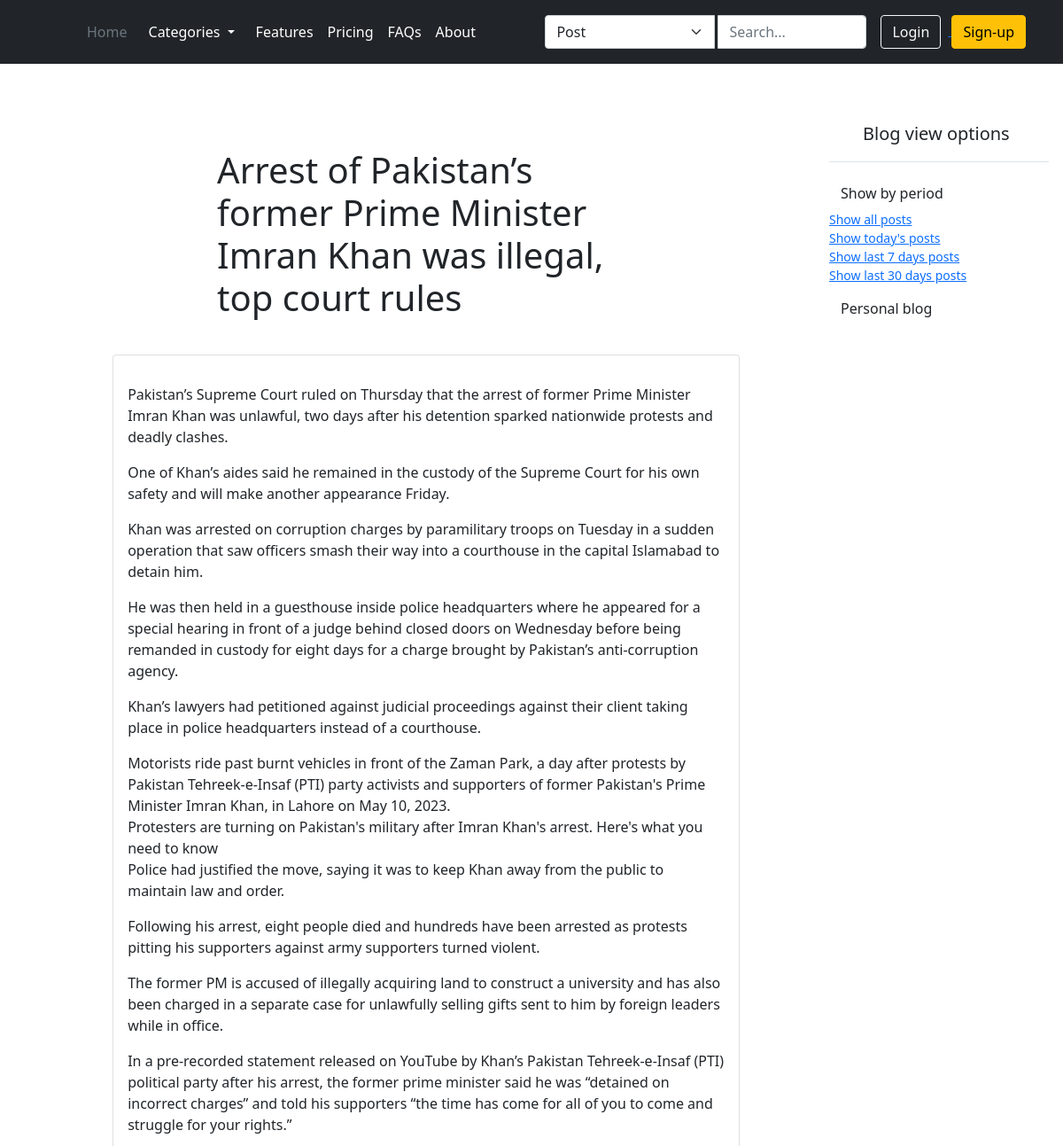
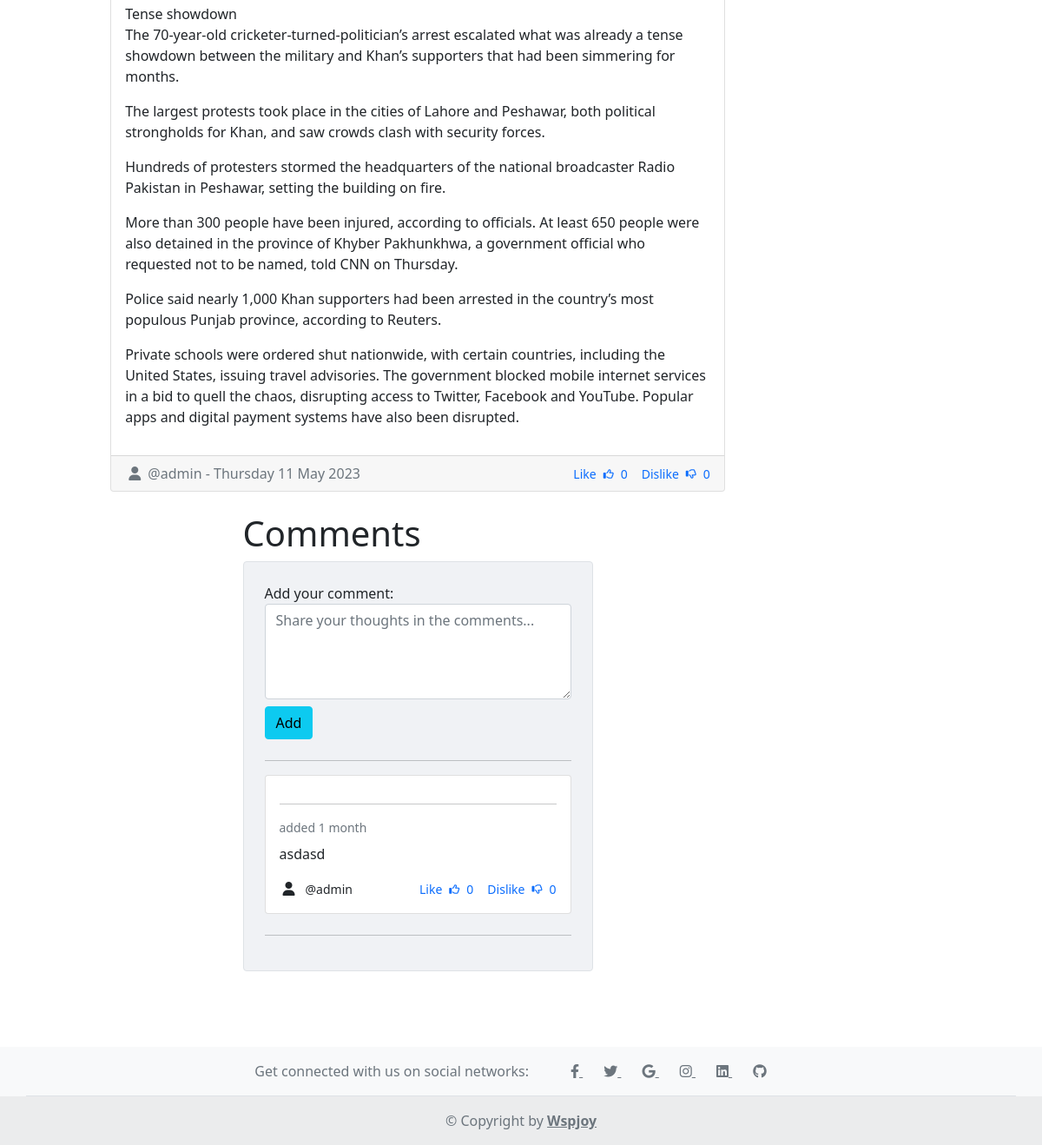
/2023/5/11/arrest-of-pakistans-former-prime-minister-imran-kh/, run on the app's committed database (2 pictures, top to bottom).
### blog/models.py (models this page shows, shortened)
class Post(models.Model):
    STATUS_CHOICES = (
        ('draft', 'Draft'),
        ('published', 'Published'),
    )
    title = models.CharField(max_length=200)
    slug = models.SlugField(unique_for_date='publish')
    author = models.ForeignKey(User,
                               on_delete=models.CASCADE,
                               related_name='posts')
    body = models.TextField(verbose_name='Content')
    publish = models.DateTimeField(default=timezone.localtime)
    created = models.DateTimeField(auto_now_add=True)
    updated = models.DateTimeField(auto_now=True)
    image_url = models.URLField(max_length=255)
    status = models.CharField(max_length=10,
                              choices=STATUS_CHOICES,
                              default='draft')
    category = models.ForeignKey(Category,
                                 on_delete=models.CASCADE,
                                 related_name='posts')
    objects = models.Manager()
    published = PostPublishedManager()
    class Meta:
        ordering = ('-publish', '-created')

class Comment(models.Model):
    post = models.ForeignKey(Post,
                             on_delete=models.CASCADE,
                             related_name='comments')
    author = models.ForeignKey(User,
                               on_delete=models.CASCADE,
                               related_name='post_comments')
    body = models.CharField(max_length=255)
    created = models.DateTimeField(auto_now_add=True)
    updated = models.DateTimeField(auto_now=True)
    active = models.BooleanField(default=True)
    class Meta:
        ordering = ('-updated', '-created')

### accounts/models.py (models this page shows)
class CustomUser(AbstractUser):
    username = models.CharField(max_length=30, unique=True)
    email = models.EmailField(unique=True, max_length=255)
    USERNAME_FIELD = 'email'
    REQUIRED_FIELDS = ['username', 'first_name', 'last_name']
    objects = CustomUserManager()
    def __str__(self):
        return self.username

### blog/views.py (the view)
# urls.py: path('<int:year>/<int:month>/<int:day>/<slug:post_slug>/', views.post_detail, name='post_detail'),
def post_detail(request, year, month, day, post_slug):
    post = get_object_or_404(Post,
                             slug=post_slug,
                             status='published',
                             publish__year=year,
                             publish__month=month,
                             publish__day=day)
    form = CommentForm()
    return render(request, 'blog/post/detail.html', {'post': post, 'form': form})

### blog/forms.py
class CommentForm(forms.ModelForm):
    class Meta:
        model = Comment
        fields = ('body',)
        widgets = {
            'body': forms.Textarea(attrs={'placeholder': 'Share your thoughts in the comments...',
                                          'class': 'form-control',
                                          'rows': 4})
        }
        labels = {
            'body': 'Add your comment'
        }

### blog/context_processors.py (called while the page is built)
def get_categories(request):
    categories = Category.objects.all()
    return {'categories': categories}

### blog/templatetags/blog_filters.py (called while the page is built)
@register.filter
def is_liked_by(instance, user):
    if user.is_authenticated:
        return instance.is_liked_by(user)
    return False

@register.filter
def is_disliked_by(instance, user):
    if user.is_authenticated:
        return instance.is_disliked_by(user)
    return False

### templates/blog/post/detail.html (shortened to what this page needs)
{% extends 'base/_base.html' %}
{% load blog_filters %}
{% load static %}
{% block content %}
<div class="row justify-content-center">
    <div class="col-lg-10">
        <div class="col-md-8 mx-auto mt-5">
            <h1 class="mb-4">{{ post.title }}</h1>
        </div>
      <div class="card mb-4">
        <div class="card-body">
          <p class="card-text">{{ post.body|linebreaks }}</p>
        </div>
        <div class="card-footer text-muted d-flex justify-content-between align-items-center">
          <p class="mb-0">
              <i class="fas fa-user mx-1"></i>
              @{{ post.author }}
            - {{ post.publish|date:"l d M Y" }}
          </p>
          <div class="d-flex align-items-center ml-auto" id="postFooter">
              <div class="d-flex flex-row align-items-center text-primary">
                {% if post|is_liked_by:request.user %}
                <p class="small mb-0">Unlike</p>
                <a href="{% url 'blog:post_like' post.id %}">
                  <i class="fa-solid fa-thumbs-up mx-2 fa-xs"></i>
                </a>
                {% else %}
                <p class="small mb-0">Like</p>
                <a href="{% url 'blog:post_like' post.id %}">
                  <i class="fa-regular fa-thumbs-up mx-2 fa-xs"></i>
                </a>
                {% endif %}
                <p class="small mb-0 me-3">{{ post.likes.count }}</p>
              </div>
              <div class="d-flex flex-row align-items-center text-primary">
                {% if post|is_disliked_by:request.user %}
                <p class="small mb-0">Undislike</p>
                <a href="{% url 'blog:post_dislike' post.id %}">
                  <i class="fa-solid fa-thumbs-down mx-2 fa-xs"></i>
                </a>
                {% else %}
                <p class="small mb-0">Dislike</p>
                <a href="{% url 'blog:post_dislike' post.id %}">
                  <i class="fa-regular fa-thumbs-down mx-2 fa-xs"></i>
                </a>
                {% endif %}
                <p class="small mb-0">{{ post.dislikes.count }}</p>
              </div>
          </div>
        </div>
    </div>
</div>
<div class="row d-flex justify-content-center">
  <div class="col-md-8 col-lg-6">
    <h1>Comments</h1>
    <div class="card shadow-0 border" style="background-color: #f0f2f5;">
      <div class="card-body p-4">
        <div class="form-outline mb-4" id="comments">
          <form method="post" action="{% url 'blog:add_comment' post.id %}">
              {{ form.body.label_tag }}
              {{ form.body }}
            <button type="submit" class="btn btn-info mt-2">Add</button>
          </form>
        </div>
        <hr>
        {% if post.comments.count %}
            {% for comment in post.comments.all %}
              {% include 'blog/comment/detail.html' %}
            {% endfor %}
        {% else %}
        <p>No comments yet</p>
        {% endif %}
        <hr>
      </div>
    </div>
  </div>
</div>
</div>
{% endblock content %}

### templates/base/_base.html (shortened to what this page needs)
{% load static %}
<!doctype html>
<html lang="en">
<head>
  <link href="https://cdn.jsdelivr.net/npm/bootstrap@5.0.2/dist/css/bootstrap.min.css" rel="stylesheet">
  <link rel="stylesheet" href="https://cdnjs.cloudflare.com/ajax/libs/font-awesome/6.4.0/css/all.min.css" />
  <link rel="stylesheet" type="text/css" href="{% static 'css/styles.css' %}">
</head>
<body>
{% include 'base/nav/_header.html' %}
{% include 'base/nav/_sidebar.html' %}
<div class="container mt-5">
  {% block content %}
  {% endblock content %}
</div>
{% include 'base/nav/_footer.html' %}
</body>
</html>

### templates/base/nav/_header.html (shortened to what this page needs)
<header class="p-3 bg-dark text-white">
  <div class="container">
    <div class="d-flex flex-wrap align-items-center justify-content-center justify-content-lg-start">
      <a href="/" class="d-flex align-items-center mb-2 mb-lg-0 text-white text-decoration-none">
        <svg class="bi me-2" width="40" height="32" role="img" aria-label="Bootstrap"><use xlink:href="#bootstrap"></use></svg>
      </a>
      <ul class="nav col-12 col-lg-auto me-lg-auto mb-2 justify-content-center mb-md-0">
        <li><a href="{% url 'blog:post_list' %}" class="nav-link px-2 text-secondary">Home</a></li>
        <li class="nav-item dropdown">
            <a class="nav-link dropdown-toggle text-white" href="#" id="categoriesDropdown" role="button" data-bs-toggle="dropdown" aria-expanded="false">
              Categories
            </a>
          </li>
        <li><a href="#" class="nav-link px-2 text-white">Features</a></li>
        <li><a href="#" class="nav-link px-2 text-white">Pricing</a></li>
        <li><a href="#" class="nav-link px-2 text-white">FAQs</a></li>
        <li><a href="#" class="nav-link px-2 text-white">About</a></li>
      </ul>
      <form class="col-12 col-lg-auto mb-3 mb-lg-0 me-lg-3" method="get" action="{% url 'blog:search_posts' %}">
        <div class="input-group">
          <select class="form-select me-1" name="search_param">
            <option value="post">Post</option>
          </select>
          <input type="search" class="form-control form-control-dark" placeholder="Search..." aria-label="Search"
                  name="search_query">
        </div>
      </form>
      <div class="text-end">
        {% if request.user.is_authenticated %}
        <a href="" class="text-decoration-none text-white me-3">
          <strong>
            {{ request.user.username }}
          </strong>
        </a>
         <a href="{% url 'accounts:logout' %}">
          <button type="button" class="btn btn-warning">Logout</button>
        </a>
        {% else %}
        <a href="{% url 'accounts:login' %}">
          <button type="button" class="btn btn-outline-light me-2">Login</button>
        </a>
        <a href="{% url 'accounts:register' %}">
          <button type="button" class="btn btn-warning">Sign-up</button>
        </a>
        {% endif %}
      </div>
    </div>
  </div>
</header>

### templates/base/nav/_sidebar.html (shortened to what this page needs)
<div class="flex-shrink-0 p-3 bg-white float-end mt-5" style="width: 280px;">
  <a href="/" class="d-flex align-items-center pb-3 mb-3 link-dark text-decoration-none border-bottom">
    <svg class="bi me-2" width="30" height="24"><use xlink:href="#bootstrap"></use></svg>
    <span class="fs-5 fw-semibold">Blog view options</span>
  </a>
  <ul class="list-unstyled ps-0">
    <li class="mb-1">
      <button class="btn btn-toggle align-items-center rounded collapsed" data-bs-toggle="collapse" data-bs-target="#home-collapse" aria-expanded="true">
        Show by period
      </button>
      <div class="collapse show" id="home-collapse">
        <ul class="btn-toggle-nav list-unstyled fw-normal pb-1 small">
          <li><a href="">Show all posts</a></li>
          <li>
            <a href="">
              Show today's posts
            </a>
          </li>
          <li>
            <a href="">
              Show last 7 days posts
            </a>
          </li>
          <li>
            <a href="">
              Show last 30 days posts
            </a>
          </li>
        </ul>
      </div>
    </li>
    <li class="mb-1">
        <button class="btn btn-toggle align-items-center rounded collapsed" data-bs-toggle="collapse" data-bs-target="#dashboard-collapse" aria-expanded="false">
          Personal blog
        </button>
      </li>
  </ul>
</div>

### templates/blog/comment/detail.html (shortened to what this page needs)
{% load blog_filters %}
<div class="card mb-4" id="commentLike{{ comment.id }}">
  <div class="card-body">
    <hr>
    <p class="small text-muted mb-2">added {{ comment.created|timesince }}</p>
      <div class="d-flex flex-row align-items-center">
        {% if comment.active %}
        <p>{{ comment.body }}</p>
        {% else %}
        <p><strong><i>Comment has been disabled by admin</i></strong></p>
        {% endif %}
      </div>
    <div class="d-flex justify-content-between">
      <div class="d-flex flex-row align-items-center">
          <i class="fas fa-user mx-1"></i>
          <p class="small mb-0 ms-2">@{{ comment.author }}</p>
      </div>
      <div class="d-flex justify-content-end">
        <div class="d-flex flex-row align-items-center text-primary me-3">
          {% if comment|is_liked_by:request.user %}
          <p class="small mb-0">Unlike</p>
          <a href="{% url 'blog:comment_like' comment.id %}">
            <i class="fas fa-thumbs-up mx-2 fa-xs" style="margin-top: -0.16rem;"></i>
          </a>
          {% else %}
          <p class="small mb-0">Like</p>
          <a href="{% url 'blog:comment_like' comment.id %}">
            <i class="fa-regular fa-thumbs-up fa-xs mx-2" style="margin-top: -0.16rem;"></i>
          </a>
          {% endif %}
          <p class="small mb-0">{{ comment.likes.count }}</p>
        </div>
        <div class="d-flex flex-row align-items-center text-primary">
          {% if comment|is_disliked_by:request.user %}
          <p class="small mb-0">Undislike</p>
          <a href="{% url 'blog:comment_dislike' comment.id %}">
            <i class="fa-solid fa-thumbs-down mx-2 fa-xs"></i>
          </a>
          {% else %}
          <p class="small mb-0">Dislike</p>
          <a href="{% url 'blog:comment_dislike' comment.id %}">
            <i class="fa-regular fa-thumbs-down mx-2 fa-xs"></i>
          </a>
          {% endif %}
          <p class="small mb-0">{{ comment.dislikes.count }}</p>
        </div>
      </div>
    </div>
  </div>
</div>

### templates/base/nav/_footer.html (shortened to what this page needs)
<footer class="text-center text-lg-start bg-light text-muted fixed-bottom mt-5">
  <section class="d-flex justify-content-center p-3 border-bottom container">
    <div class="me-5 d-none d-lg-block">
      <span>Get connected with us on social networks:</span>
    </div>
    <div>
      <a href="" class="me-4 text-reset">
        <i class="fab fa-facebook-f"></i>
      </a>
      <a href="" class="me-4 text-reset">
        <i class="fab fa-twitter"></i>
      </a>
      <a href="" class="me-4 text-reset">
        <i class="fab fa-google"></i>
      </a>
      <a href="" class="me-4 text-reset">
        <i class="fab fa-instagram"></i>
      </a>
      <a href="" class="me-4 text-reset">
        <i class="fab fa-linkedin"></i>
      </a>
      <a href="" class="me-4 text-reset">
        <i class="fab fa-github"></i>
      </a>
    </div>
  </section>
  <div class="text-center p-3" style="background-color: rgba(0, 0, 0, 0.05);">
    ©  Copyright by
    <a class="text-reset fw-bold" href="#">Wspjoy</a>
  </div>
</footer>

### data on the page
Post: title "Arrest of Pakistan’s former Prime Minister Imran Khan was illegal, top court rules", body "Pakistan’s Supreme Court ruled on Thursday that the arrest of former Prime Minister Imran Khan was unlawful, two days after his detention sparked nationwide protests and deadly clashes. One of Khan’s aides said he remained in the custody of the Supreme Court for his own safety and will make another appearance Friday. Khan was arrested on corruption charges by paramilitary troops on Tuesday in a sudden operation that saw officers smash their way into a courthouse in the capital Islamabad to detain him. He was then held in a guesthouse inside police headquarters where he appeared for a special hearing in front of a judge behind closed doors on Wednesday before being remanded in custody for…", author "admin", publish "Thursday 11 May 2023", likes.count "0", dislikes.count "0"
Comment: created "1 month", body "asdasd", author "admin", likes.count "0", dislikes.count "0"
